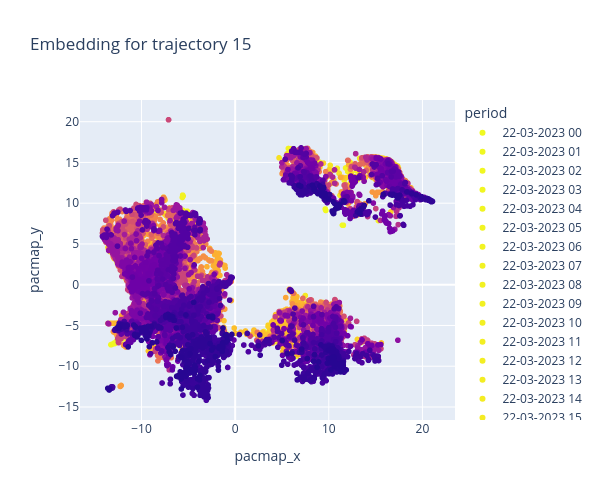

Notebook code cell kept with this figure:
### Code cell
idx=5
scatterPlot2D(data=ClustersData.getTrajectory(idx), 
              x='pacmap_x', 
              y='pacmap_y', 
              color='period', 
              title=f'Embedding for trajectory {ClustersData.trajectory}')
